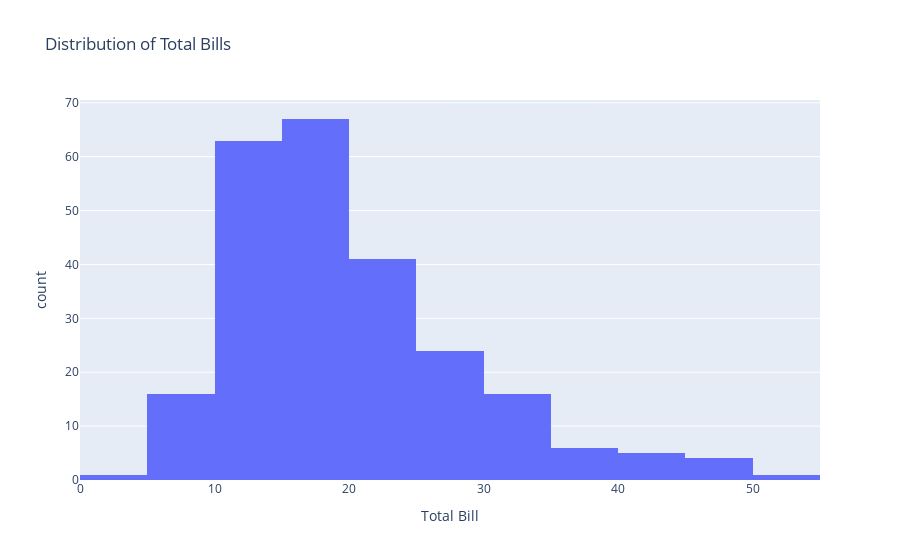

The code cell stored with this chart in its notebook:
### Code cell
# Histogram: Distribution of total bills
fig5 = px.histogram(df, x='total_bill', nbins=10, 
                    title="Distribution of Total Bills", 
                    labels={'total_bill': 'Total Bill'})
fig5.show()

### Figure 1 — Plotly figure (JSON) as saved in the notebook; plotly's stock layout.template omitted (floating-point values rounded to 4 significant figures; data arrays with more than 128 entries replaced by an {"elided": "..."} marker saying what was removed)
{"data": [{"alignmentgroup": "True", "bingroup": "x", "hovertemplate": "Total Bill=%{x}<br>count=%{y}<extra></extra>", "legendgroup": "", "marker": {"color": "#636efa", "pattern": {"shape": ""}}, "name": "", "nbinsx": 10, "offsetgroup": "", "orientation": "v", "showlegend": false, "type": "histogram", "x": {"elided": "244 float values"}, "xaxis": "x", "yaxis": "y"}], "layout": {"barmode": "relative", "legend": {"tracegroupgap": 0}, "title": {"text": "Distribution of Total Bills"}, "xaxis": {"anchor": "y", "domain": [0, 1], "title": {"text": "Total Bill"}}, "yaxis": {"anchor": "x", "domain": [0, 1], "title": {"text": "count"}}}}
